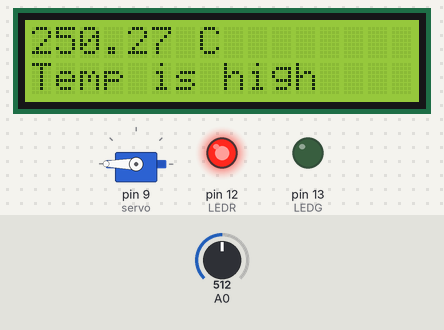
A sketch run on a simulated Arduino Uno, built with avr-gcc and run on an emulated ATmega328P. Parts: 16×2 character LCD, servo, output pins drawn as LEDs (lit = HIGH). The test bench sets the inputs (shaded band); at power-on: A0 = 512.

Above: at 1.2 s.
1.3 s: A0 set to 53
At 2.4 s:
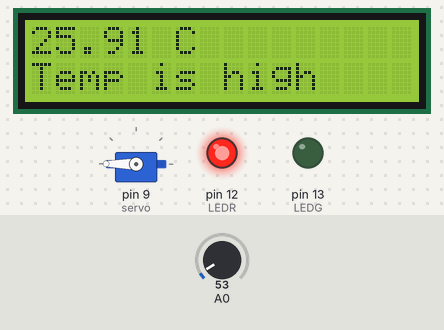
3.5 s: A0 set to 45
At 5.2 s:
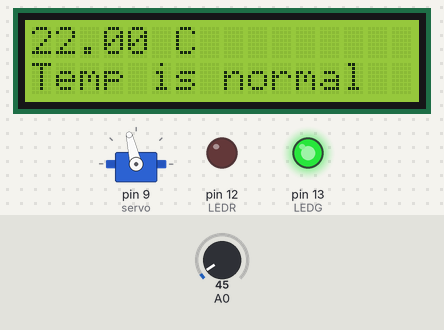
5.5 s: A0 set to 15
At 7.1 s:
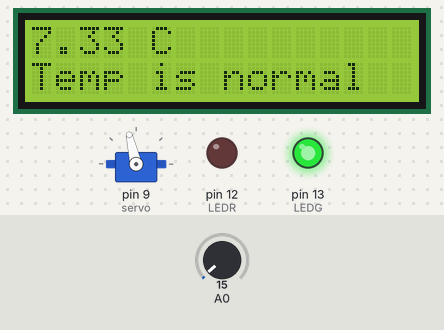
Timing chart, 0 to 8.6 s (numbered marks = the images above; inputs shaded):
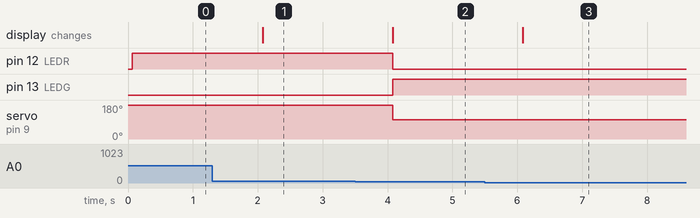

Measured:
- the behaviour switches between 50 and 49 on A0 (found by bisection; images 1 and 2)
- after the input at 1.3 s, the display: changes after 0.77 s (image 1)
- after the input at 3.5 s, pin 12 (LEDR): HIGH → LOW after 0.58 s; pin 13 (LEDG): LOW → HIGH after 0.58 s; servo on pin 9 (servo): 180° → 103° after 0.58 s; the display: changes after 0.58 s (image 2)
- after the input at 5.5 s, the display: changes after 0.59 s (image 3)

The sketch:

HW7_E2_GP.ino
```cpp
#include <LiquidCrystal.h>
#include <Servo.h>
Servo servo;
#define Rs 2
#define E 3
#define D4 4
#define D5 5
#define D6 6
#define D7 7
LiquidCrystal lcd(Rs,E,D4,D5,D6,D7);
int LEDR = 12;
int LEDG = 13;
float temp0 = 0;
float temp = 0;
void setup() {
  lcd.begin(16,2);
  servo.attach(9,300,2400);
  pinMode(LEDG,OUTPUT);
  pinMode(LEDR,OUTPUT);
}

void loop() {
  temp = analogRead(A0);
  temp = 0.4888*temp;
  if (temp0==temp)
  {
  }
  else{
  lcd.clear();
  if (int(temp)>= 25){
    lcd.setCursor(0,0);
    lcd.print(temp);
    lcd.print(" C");
    lcd.setCursor(0,1);
    lcd.print("Temp is high");
    servo.write(180);
    digitalWrite(LEDG,LOW);
    digitalWrite(LEDR,HIGH);
  }
    else if (int(temp)<= 23){
    lcd.setCursor(0,0);
    lcd.print(temp);
    lcd.print(" C");
    lcd.setCursor(0,1);
    lcd.print("Temp is normal");
    servo.write(103);
    digitalWrite(LEDR,LOW);
    digitalWrite(LEDG,HIGH);
  }
      else{
    lcd.setCursor(0,0);
    lcd.print(temp);
    lcd.print(" C");
  }
  }
  delay(1000);
  temp0 = temp;
}
```
